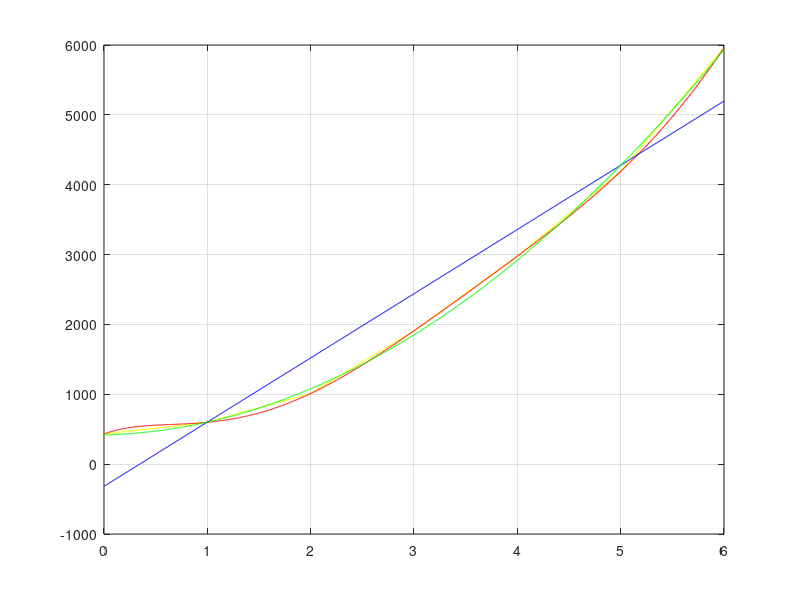

MATLAB code to generate this figure:
x = [0 1 2 3 4 5 6];
y = [432 599 1012 1909 2977 4190 5961];

% a
p6 = polyfit(x,y,6);

% b
p1 = polyfit(x,y,1);

% c
p2 = polyfit(x,y,2);

% d
t = linspace(0,6,1000);

figure();
plot(x,y, 'y'); hold on;
plot(t, polyval(p6,t), 'r'); hold on;
plot(t, polyval(p1,t), 'b'); hold on;
plot(t, polyval(p2,t), 'g'); hold on;
grid on;

% errores
disp("errores cuadraticos")
e_p6 = mean(y - polyval(p6, x).^2);
e_p1 = mean(y - polyval(p1, x).^2);
e_p2 = mean(y -polyval(p2, x).^2);
disp(e_p6);
disp(e_p2);
disp(e_p1);

% MEJOR aparten -> p6

%% e
x10_p6 = polyval(p6,10);
x10_p2 = polyval(p2,10);
x10_p1 = polyval(p1,10);
disp("prediccion 10: ");
disp(x10_p6);
disp(x10_p2);
disp(x10_p1);

%% f errore relativos

real = 14900;
err6 = abs(x10_p6 - real)/real;
err1 = abs(x10_p1 - real)/real;
err2 = abs(x10_p2 - real)/real;
disp("error relatvo respecto a 14900");
disp(err6);
disp(err2);
disp(err1);











